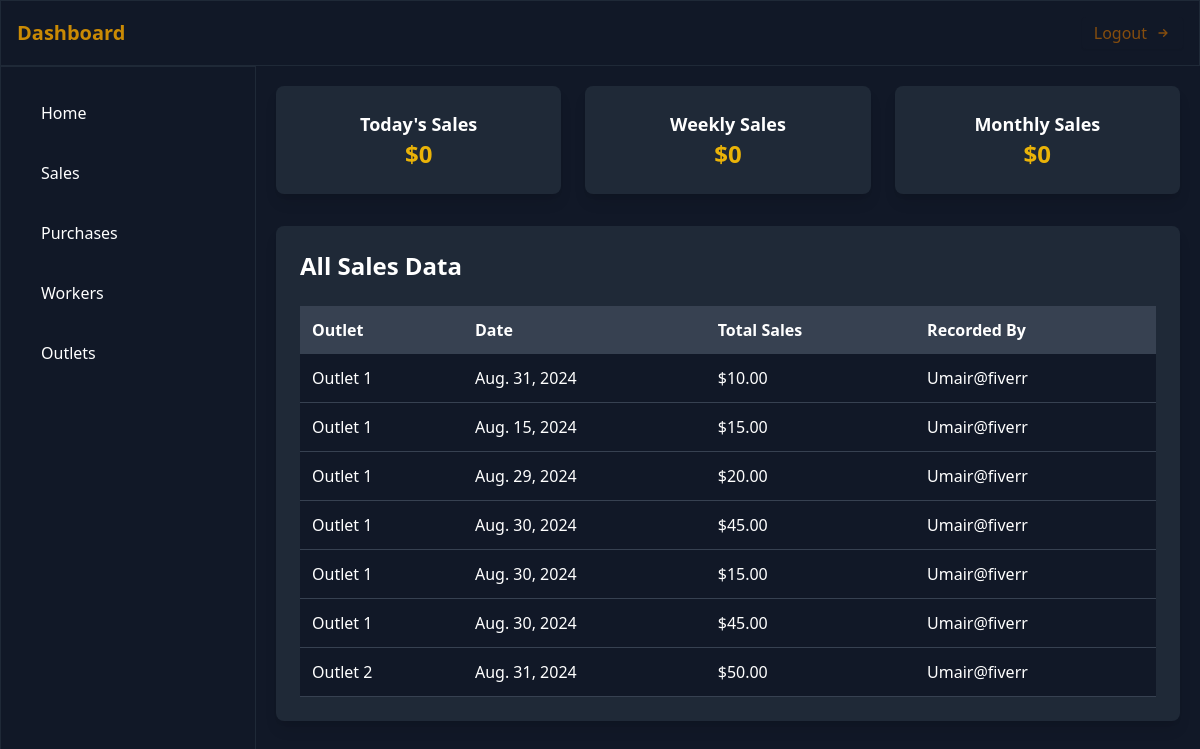
Page /super-sales-data/ (signed in) on the committed database.
### app/models.py (models this page shows, shortened)
class Sales(models.Model):
    outlet = models.ForeignKey(Outlet, on_delete=models.CASCADE)
    date = models.DateField()
    total_sales = models.DecimalField(max_digits=10, decimal_places=2)
    recorded_by = models.ForeignKey(CustomUser, on_delete=models.SET_NULL, null=True)
    @staticmethod
    def super_net_profit_today():
        today = timezone.now().date()
        return Sales.objects.filter(date=today).aggregate(total=Sum('total_sales'))['total'] or 0
    @staticmethod
    def super_net_profit_this_week():
        today = timezone.now().date()
        start_of_week = today - timedelta(days=today.weekday())
        return Sales.objects.filter(date__gte=start_of_week, date__lte=today).aggregate(total=Sum('total_sales'))['total'] or 0
    @staticmethod
    def super_net_profit_this_month():
        today = timezone.now().date()
        start_of_month = today.replace(day=1)
        return Sales.objects.filter(date__gte=start_of_month, date__lte=today).aggregate(total=Sum('total_sales'))['total'] or 0

class Outlet(models.Model):
    name = models.CharField(max_length=100)
    location = models.CharField(max_length=200, blank=True, null=True)
    manager_name = models.CharField(max_length=100, blank=True, null=True)

class CustomUser(AbstractUser):
    USER_ROLES = (
        ('worker', 'Worker'),
        ('management', 'Management'),
    )
    role = models.CharField(max_length=10, choices=USER_ROLES)
    outlet = models.ForeignKey(Outlet, on_delete=models.SET_NULL, null=True, blank=True)
    profile_picture = models.ImageField(upload_to='profile_pictures/', null=True, blank=True)

### app/views.py (the view)
# urls.py: path('super-sales-data/', views.super_sales_data, name='super_sales_data'),
@login_required(login_url='/login/')
def super_sales_data(request):
    today_sales = Sales.super_net_profit_today()  # Assuming this is a method that gives today's sales
    weekly_sales = Sales.super_net_profit_this_week()  # Assuming this is a method that gives weekly sales
    monthly_sales = Sales.super_net_profit_this_month()  # Assuming this is a method that gives monthly sales
    sales = Sales.objects.all()
    context = {
        'today_sales': today_sales,
        'weekly_sales': weekly_sales,
        'monthly_sales': monthly_sales,
        'sales': sales,
    }
    return render(request, 'super_sales_data.html', context)

### templates/super_sales_data.html
{% extends "super_base.html" %}
{% block content %}
    <div class="grid grid-cols-1 md:grid-cols-3 gap-6 w-full max-w-7xl mb-8">
        <div class="bg-gray-800 p-6 rounded-lg shadow-lg text-center">
            <h2 class="text-lg font-semibold">Today's Sales</h2>
            <p class="text-2xl font-bold text-yellow-500">${{ today_sales }}</p>
        </div>
        <div class="bg-gray-800 p-6 rounded-lg shadow-lg text-center">
            <h2 class="text-lg font-semibold">Weekly Sales</h2>
            <p class="text-2xl font-bold text-yellow-500">${{ weekly_sales }}</p>
        </div>
        <div class="bg-gray-800 p-6 rounded-lg shadow-lg text-center">
            <h2 class="text-lg font-semibold">Monthly Sales</h2>
            <p class="text-2xl font-bold text-yellow-500">${{ monthly_sales }}</p>
        </div>
    </div>
    <div class="w-full max-w-7xl bg-gray-800 p-6 rounded-lg shadow-lg">
        <h2 class="text-2xl font-semibold mb-6">All Sales Data</h2>
        <div class="overflow-x-auto">
            <table class="min-w-full bg-gray-900 text-white">
                <thead>
                    <tr class="bg-gray-700">
                        <th class="p-3 text-left">Outlet</th>
                        <th class="p-3 text-left">Date</th>
                        <th class="p-3 text-left">Total Sales</th>
                        <th class="p-3 text-left">Recorded By</th>
                    </tr>
                </thead>
                <tbody>
                    {% for sale in sales %}
                    <tr class="border-b border-gray-700">
                        <td class="p-3">{{ sale.outlet.name }}</td>
                        <td class="p-3">{{ sale.date }}</td>
                        <td class="p-3">${{ sale.total_sales }}</td>
                        <td class="p-3">{{ sale.recorded_by.username }}</td>
                    </tr>
                    {% endfor %}
                </tbody>
            </table>
        </div>
    </div>
{% endblock content %}

### rows in the picture
Sales: outlet.name "Outlet 1", date "Aug. 31, 2024", total_sales "10.00", recorded_by.username "Umair@fiverr"
Sales: outlet.name "Outlet 1", date "Aug. 15, 2024", total_sales "15.00", recorded_by.username "Umair@fiverr"
Sales: outlet.name "Outlet 1", date "Aug. 29, 2024", total_sales "20.00", recorded_by.username "Umair@fiverr"
Sales: outlet.name "Outlet 1", date "Aug. 30, 2024", total_sales "45.00", recorded_by.username "Umair@fiverr"
Sales: outlet.name "Outlet 1", date "Aug. 30, 2024", total_sales "15.00", recorded_by.username "Umair@fiverr"
Sales: outlet.name "Outlet 1", date "Aug. 30, 2024", total_sales "45.00", recorded_by.username "Umair@fiverr"
Sales: outlet.name "Outlet 2", date "Aug. 31, 2024", total_sales "50.00", recorded_by.username "Umair@fiverr"

### other values in the picture
{{ today_sales }} "0"
{{ weekly_sales }} "0"
{{ monthly_sales }} "0"
